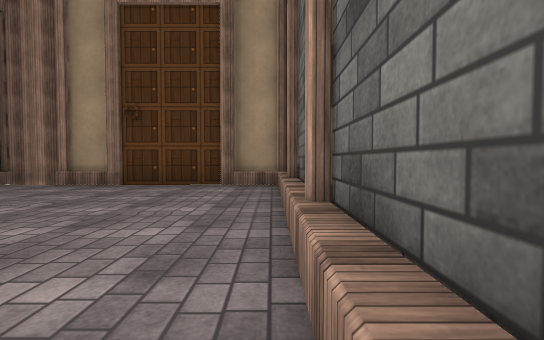
view 1 (above)

20 first-person views from a walk through a Unity game level. The camera is 1.3 m above the floor, tilts 2° down and sees 85° across. The floor is counted in squares, 2.31 m on a side. Each view is taken from the middle of a square. On the plan, view 1 faces up. The plan holds only what a view shows up to about 9 squares ahead; the rest is blank. The place goes on beyond the plan. The player character is not drawn. Some surface patterns are stand-ins.

view 2
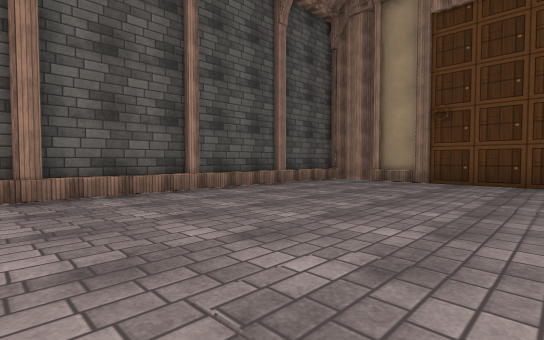

view 3
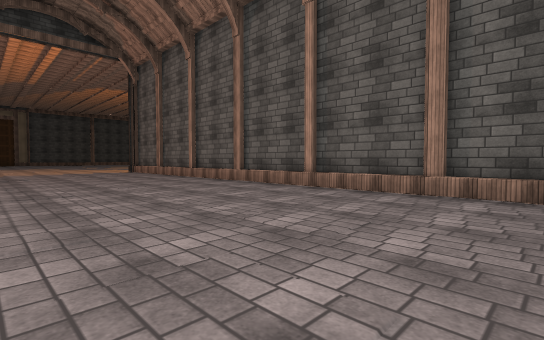

view 4
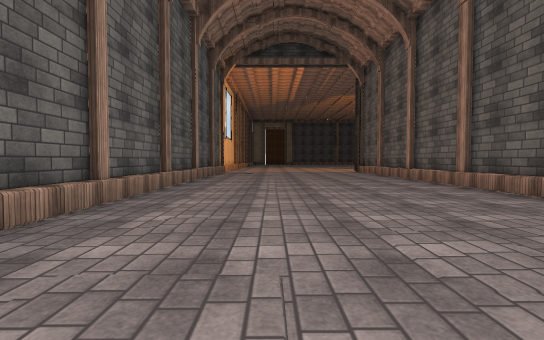

view 5
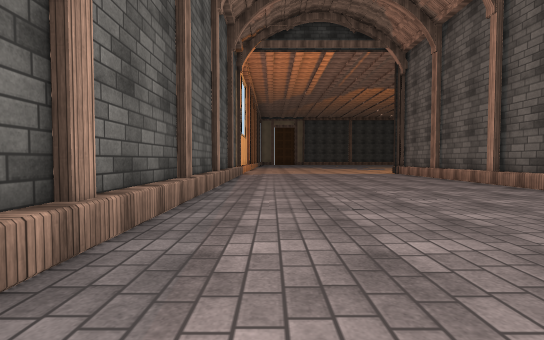

view 6
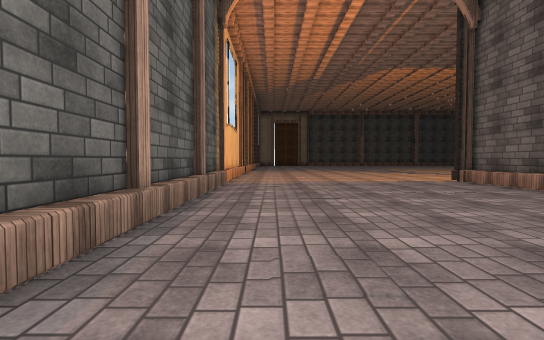

view 7
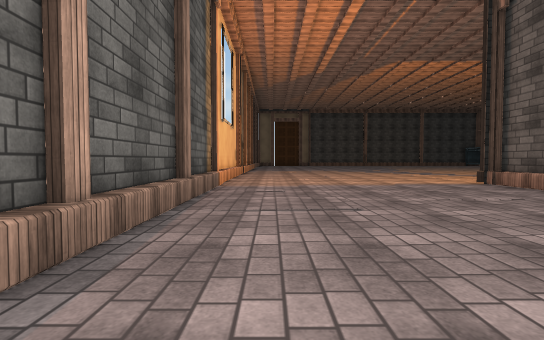

view 8
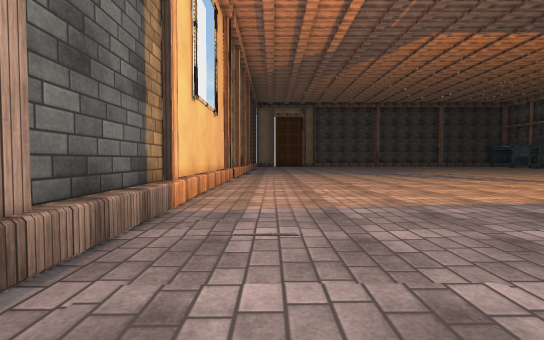

view 9
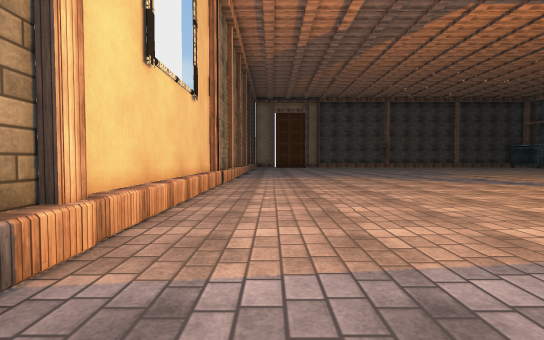

view 10
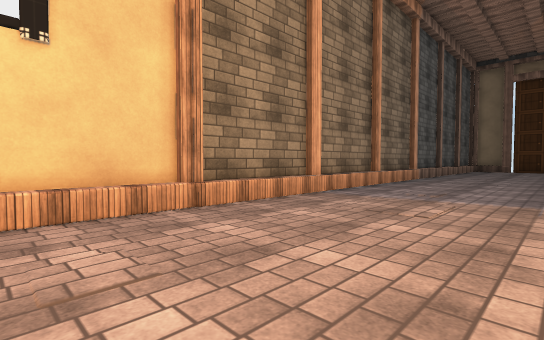

view 11
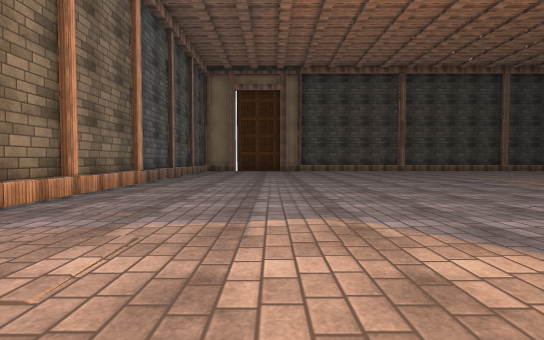

view 12
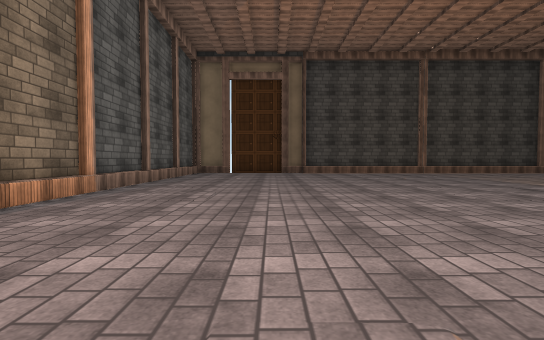

view 13
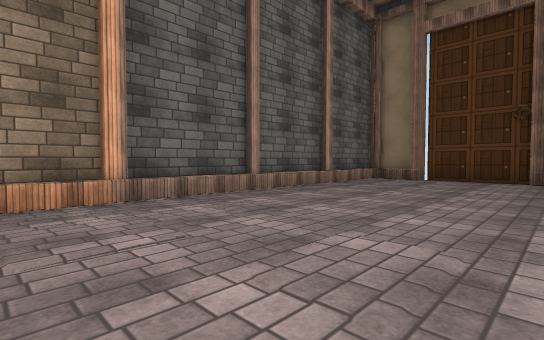

view 14
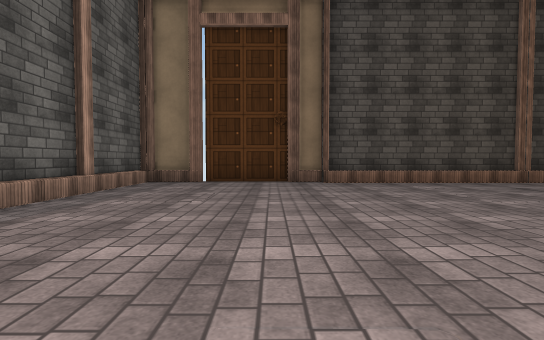

view 15
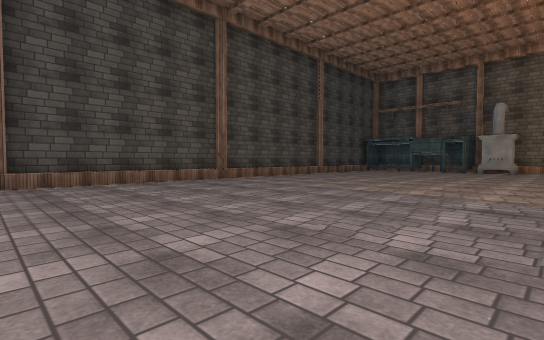

view 16
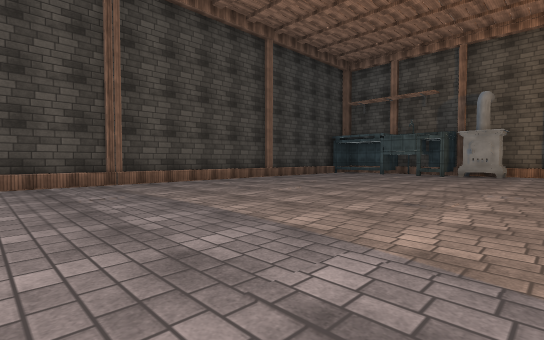

view 17
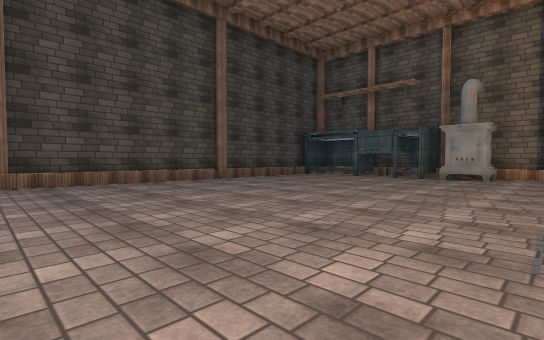

view 18
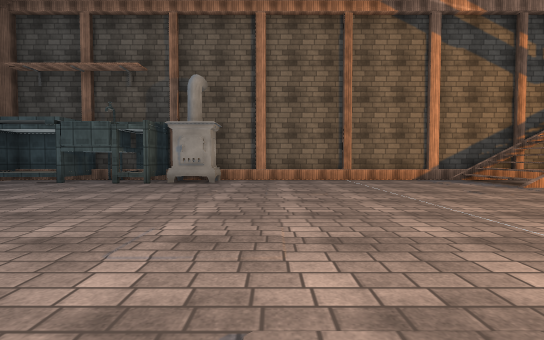

view 19
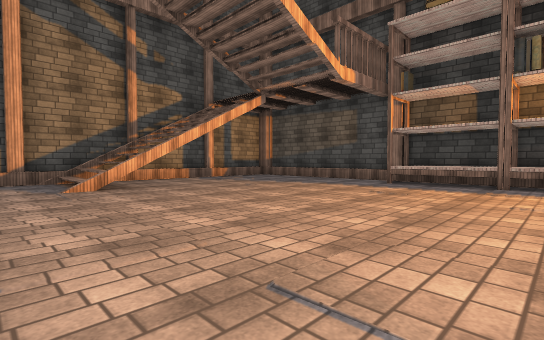

view 20
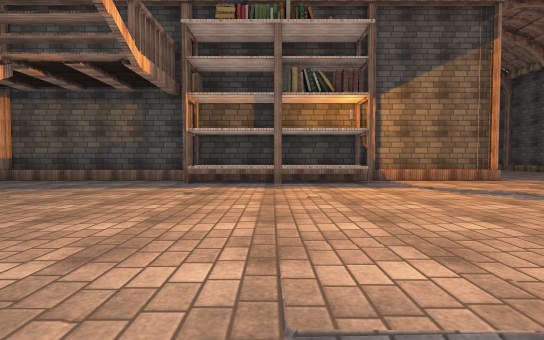

### Floor plan
Points are (right, up) in squares from view 1. A wall is a line through its corners. A room is listed if a view was taken in it or the views show most of it. See-through windows are left out.
Room 1 (views 1, 2, 3, 4, 5, 6, 7, 8, 9, 10, 11, 12, 13, 14, 15, 16, 17, 18, 19, 20)
walls: (-9.6, -14) (-14.1, -14); (-6, -13.1) (-19.2, -13.1); (-6, -12.9) (-19.2, -12.9); (-6.2, -10.6) (-6.2, -12.9); (-19.6, -16.8) (-19.6, -26.6); (-19.4, -27.9) (-19.4, -29.2); (-4.3, -32.7) (-3.7, -32.7); (-19.5, -28) (-18.1, -28) (-18.1, -28.9); (-3.4, -32.7) (-1.3, -32.7); (-14.5, -32.5) (-3.4, -32.5); (-19.6, -28.9) (-19.6, -30.1) (-18, -30.1); (-1.2, -32.5) (0.4, -32.5); (-19.4, -29.5) (-19.4, -32.2); (-0.9, -32.7) (0.1, -32.7) (0.1, -1.2); (0.4, -32.8) (0.4, -1.5); (-19.6, -31.1) (-19.6, -32.2); (0.4, 0.4) (0.4, 4.5); (-5, 6.8) (-6.2, 6.8) (-6.2, -10.1); (0.4, 6.6) (-4.7, 6.6)
low walls: (-6, -10.4) (-6, -13.1); (-6, -9.5) (-6, -10); (-19.4, -19.9) (-19.4, -26.2); (-14.5, -32.2) (-4.2, -32.2); (0.1, 0.4) (0.1, 2.2); (-6, 6.9) (-6, -9.4)
ways out: gap at (-5, 7)
objects: stove (-19, -27)

Where each view was taken, in squares from view 1:
view 1: 0 up, 0 right, facing up
view 2: 1 down, 1 left, facing up-left
view 3: 1 up, 1 left, facing down-left
view 4: 1 up, 2 left, facing down
view 5: 1 down, 1 left, facing down
view 6: 5 down, 1 left, facing down
view 7: 6 down, 1 left, facing down
view 8: 9 down, 1 left, facing down
view 9: 11 down, 1 left, facing down
view 10: 16 down, 3 left, facing down-right
view 11: 18 down, 3 left, facing down
view 12: 20 down, 3 left, facing down
view 13: 24 down, 4 left, facing down-right
view 14: 25 down, 3 left, facing down
view 15: 25 down, 4 left, facing down-left
view 16: 25 down, 7 left, facing down-left
view 17: 25 down, 9 left, facing down-left
view 18: 25 down, 11 left, facing left
view 19: 21 down, 11 left, facing up-left
view 20: 21 down, 12 left, facing up
